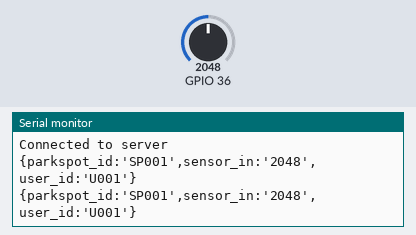
Simulated run of this sketch. Board: ESP32. Shown: the last lines printed to the serial monitor. The inputs (shaded band) are chosen by the test bench; at power-on: GPIO 36 = 2048. WiFi joins after 1.5 s; servers stay silent unless stated.

Above: at 4.4 s.
4.5 s: GPIO 36 set to 1028
At 5.3 s:
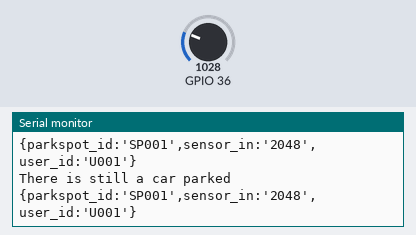
6.0 s: GPIO 36 set to 955
At 7.3 s:
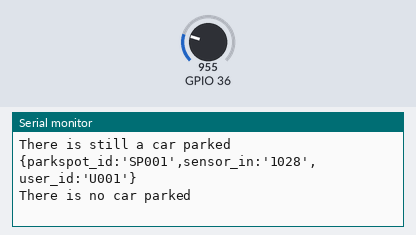

The sketch:

wifibasedsensor.ino
```cpp
// ------------------------------------------------
// Wifi based sensor
// Testing capability to connect via api with POST method
// ------------------------------------------------

#include <SPI.h>
#include <WiFi.h>

// Server Address

char server[] = "https://spark-backend.herokuapp.com/";
char ssid[] = "INPUT YOUR SSID HERE";         // SSID
char pass[] = "INPUT YOUR SSID PASS HERE";  // Password
String data;
bool flagstatus = false;

// client object declaration
WiFiClient device;

int status = WL_IDLE_STATUS;

void setup() {
  Serial.begin(9600);
  // Check WiFi shield
  if (WiFi.status() == WL_NO_SHIELD) {
    Serial.println("WiFi shield error");
    // Stop
    while (true);
  }

  // Connect to Wi-Fi
  while (status != WL_CONNECTED) {
    Serial.print("Connect to SSID: ");
    Serial.println(ssid);
    // connect to wifi
    status = WiFi.begin(ssid, pass);

    // Wait
    delay(1000);
  }

  IPAddress ip = WiFi.localIP();
  Serial.print("IP Address: ");
  Serial.println(ip);

  Serial.println("Connect to server...");

  if (device.connect(server, 80)) {
    Serial.println("Connected---------");
  }
  else {
     Serial.println("Could not connet to server");
    }
}


void loop() {
  int sensorvalue = analogRead(A0);  // LightValue, read from sensor pin A0
//  String templ= "sensorvalue=";
//  data = templ + String(sensorvalue);


  String parkspot_id= "{parkspot_id:""'""SP001""'"",";
  String sensor_in="sensor_in:""'""";
  String user_id=",user_id:""'""U001""'""}";
  String valueinput = String(sensorvalue);
  //data = parkspot_id + sensor_in + "'"valueinput"'"+","+user_id;
  data = parkspot_id +sensor_in+valueinput+"'"+user_id;

/*
{ park_spot_id: “SP001” , sensor_in: “100”, user_id:”U001”}
*/

  //there is a car parked
  if(sensorvalue >=1000){
    if(flagstatus == false){
    Serial.println("Insert to DB, there is a car just parked");
            if (device.connect(server, 80)){
              Serial.println("Connected to server");
              Serial.println(data);
              device.println("POST /api/v1/parks HTTP/1.1");
              device.print("Host: ");
              device.println(server);
              device.println("Content-Type: application/json");
              //device.println("Content-Type: application/x-www-form-urlencoded );
              device.print("Content-Length: ");
              device.println(data.length());
              device.print(data);
              device.println("Connection: close");
              device.println();
              Serial.println(data);
              device.stop();
            }
    flagstatus = true;
    } else {
      Serial.println("There is still a car parked");
      Serial.println(data);
      }
    } else{
      Serial.println("There is no car parked");
      flagstatus = false;
    }
  delay(1000);  // delay one second
 }
```

Measured:
- the behaviour switches between 1000 and 999 on GPIO 36 (found by bisection; images 1 and 2)
- after the input at 6.0 s, the serial monitor: prints a new line after 0.52 s (image 2)
